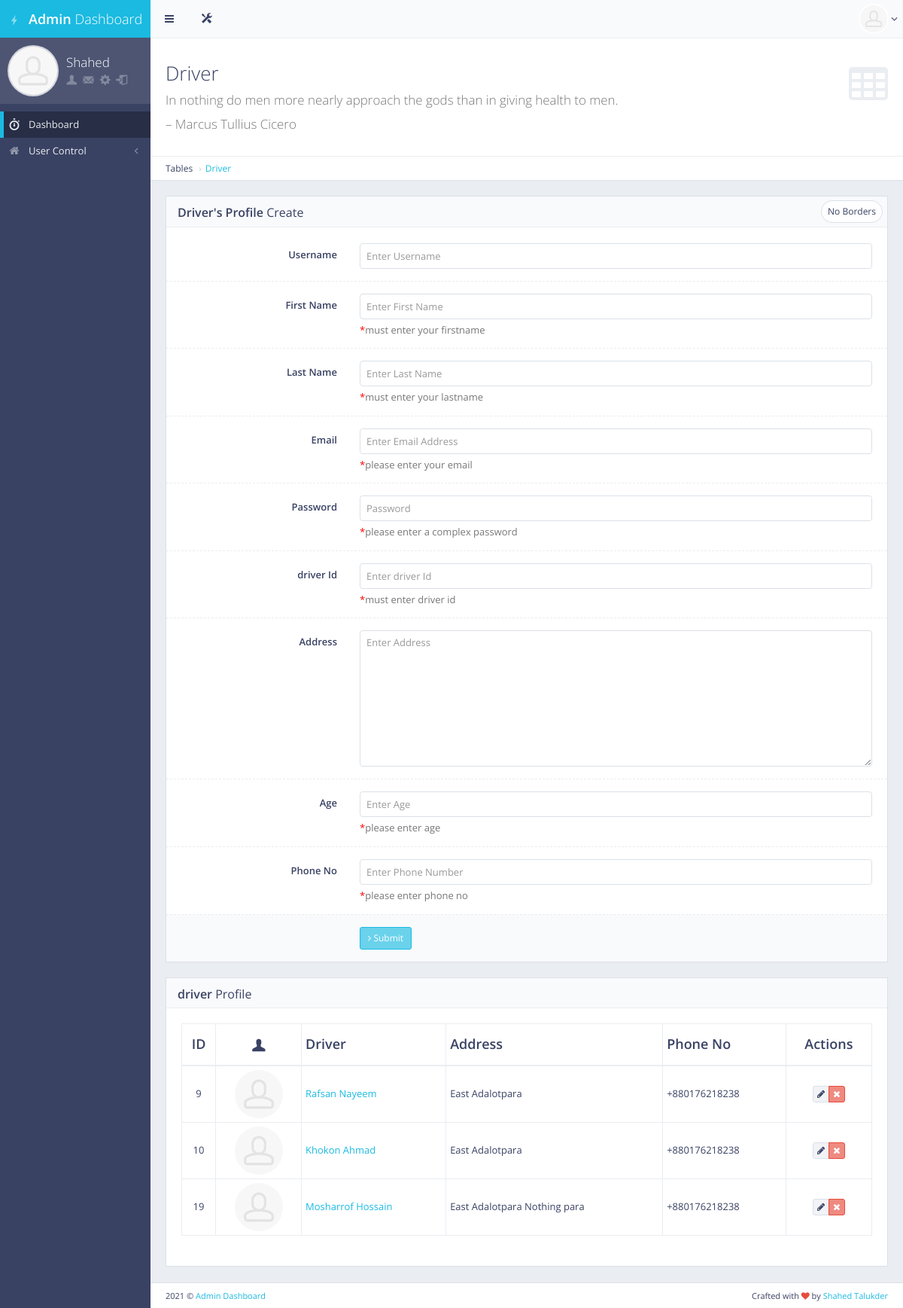
The page /cruddriver/ (signed in) on the database its author committed.
### main/models.py (models this page shows, shortened)
class User(AbstractUser):
    is_doctor = models.BooleanField(default=False)
    is_student = models.BooleanField(default=False)
    is_moderator = models.BooleanField(default=False)
    is_assistant = models.BooleanField(default=False)
    is_driver = models.BooleanField(default=False)

class Driver(models.Model):
    driver_id = models.CharField(max_length=120, blank=True, null=True, unique=True)
    user = models.OneToOneField(User, on_delete=models.CASCADE, primary_key=True, related_name="driver")
    full_name = models.CharField(max_length=200, blank=True, null=True)
    address = models.CharField(max_length=200, blank=True, null=True)
    age = models.CharField(max_length=200, blank=True, null=True)
    phone_no = models.CharField(max_length=200, blank=True, null=True)
    on_duty = models.BooleanField(default=False)
    class Meta:
        db_table = "driver_info"

### main/views.py (the view, shortened to what this page needs)
# urls.py: path('cruddriver/', views.crudDriver, name="crudDriver"),
def crudDriver(request):
    if request.user.is_authenticated and request.user.is_superuser:
        driver = Driver.objects.all()
        context = {'title':"Manage Driver", 'driver':driver}
        return render(request, 'crud_driver.html',context)
    else:
        return redirect('/')

### main/templates/crud_driver.html (shortened to what this page needs)
{%extends 'base.html'%}
{%load static%}
{%block main_content%}
<div id="page-content">
    <div class="content-header">
        <div class="header-section">
            <h1>
                <i class="fa fa-table"></i>Driver<br><small>In nothing do men more nearly approach the gods than in giving health to men.</small><br/><small>– Marcus Tullius Cicero</small>
            </h1>
        </div>
    </div>
    <ul class="breadcrumb breadcrumb-top">
        <li>Tables</li>
        <li><a href="">Driver</a></li>
    </ul>
    <div class="row">
        <div class="col-md-12">
            <div class="block">
                <div class="block-title">
                    <div class="block-options pull-right">
                        <a href="javascript:void(0)" class="btn btn-alt btn-sm btn-default toggle-bordered enable-tooltip" data-toggle="button" title="" data-original-title="Toggles .form-bordered class">No Borders</a>
                    </div>
                    <h2><strong>Driver's Profile</strong> Create</h2>
                </div>
                <form method="POST" class="form-horizontal form-bordered">
                    <div class="form-group">
                        <label class="col-md-3 control-label">Username</label>
                        <div class="col-md-9">
                            <input class="form-control" name="driverUsername" id="username" placeholder="Enter Username" />
                        </div>
                    </div>
                    <div class="form-group">
                        <label class="col-md-3 control-label" for="example-text-input">First Name</label>
                        <div class="col-md-9">
                            <input type="text" id="firstname" name="driverFirstname" class="form-control" placeholder="Enter First Name">
                            <span class="help-block"><span style="color:red">*</span>must enter your firstname</span>
                        </div>
                    </div>
                    <div class="form-group">
                        <label class="col-md-3 control-label" for="example-text-input">Last Name</label>
                        <div class="col-md-9">
                            <input type="text" id="lastname" name="driverLastname" class="form-control" placeholder="Enter Last Name">
                            <span class="help-block"><span style="color:red">*</span>must enter your lastname</span>
                        </div>
                    </div>
                    <div class="form-group">
                        <label class="col-md-3 control-label" for="example-email-input">Email</label>
                        <div class="col-md-9">
                            <input type="email" id="email" name="driverEmail" class="form-control" placeholder="Enter Email Address">
                            <span class="help-block"><span style="color:red">*</span>please enter your email</span>
                        </div>
                    </div>
                    <div class="form-group">
                        <label class="col-md-3 control-label" for="example-password-input">Password</label>
                        <div class="col-md-9">
                            <input type="password" id="password1" name="driverPassword1" class="form-control" placeholder="Password">
                            <span class="help-block"><span style="color:red">*</span>please enter a complex password</span>
                        </div>
                    </div>
                    <div class="form-group">
                        <label class="col-md-3 control-label" for="example-text-input">driver Id</label>
                        <div class="col-md-9">
                            <input type="text" id="driverId" name="driverId" class="form-control" placeholder="Enter driver Id">
                            <span class="help-block"><span style="color:red">*</span>must enter driver id</span>
                        </div>
                    </div>
                    <div class="form-group">
                        <label class="col-md-3 control-label" for="example-textarea-input">Address</label>
                        <div class="col-md-9">
                            <textarea id="address" name="driverAddress" rows="9" class="form-control" placeholder="Enter Address"></textarea>
                        </div>
                    </div>
                    <div class="form-group">
                        <label class="col-md-3 control-label" for="example-email-input">Age</label>
                        <div class="col-md-9">
                            <input type="text" id="age" name="driverAge" class="form-control" placeholder="Enter Age">
                            <span class="help-block"><span style="color:red">*</span>please enter age</span>
                        </div>
                    </div>
                    <div class="form-group">
                        <label class="col-md-3 control-label" for="example-email-input">Phone No</label>
                        <div class="col-md-9">
                            <input type="text" id="email" name="driverPhoneno" class="form-control" placeholder="Enter Phone Number">
                            <span class="help-block"><span style="color:red">*</span>please enter phone no</span>
                        </div>
                    </div>
                    <div class="form-group form-actions">
                        <div class="col-md-9 col-md-offset-3">
                            <button type="submit" class="btn btn-sm btn-primary"><i class="fa fa-angle-right"></i> Submit</button>
                        </div>
                    </div>
                </form>
            </div>
        </div>
    </div>
    <div class="block full">
        <div class="block-title">
            <h2><strong>driver</strong> Profile</h2>
        </div>
        <div class="table-responsive">
            <table id="example-datatable" class="table table-vcenter table-condensed table-bordered">
                <thead>
                    <tr>
                        <th class="text-center">ID</th>
                        <th class="text-center"><i class="gi gi-user"></i></th>
                        <th>Driver</th>
                        <th>Address</th>
                        <th>Phone No</th>
                        <th class="text-center">Actions</th>
                    </tr>
                </thead>
                <tbody>
                    {%for i in driver%}
                    <tr>
                        <td class="text-center">{{i.user.id}}</td>
                        <td class="text-center"><img src="{%static 'front/'%}img/placeholders/avatars/avatar15.jpg" alt="avatar" class="img-circle"></td>
                        <td><a href="javascript:void(0)">{{i.full_name | title}}</a></td>
                        <td>{{i.address}}</td>
                        <td><span class="text-center"> {{i.phone_no}}</span></td>
                        <td class="text-center">
                            <div class="btn-group">
                                <a href="{% url 'edit_driver' id=i.pk %}" data-toggle="tooltip" title="Edit" class="btn btn-xs btn-default"><i class="fa fa-pencil"></i></a>
                                <a href="{% url 'delete_driver' id=i.pk %}" data-toggle="tooltip" title="Delete" class="btn btn-xs btn-danger"><i class="fa fa-times"></i></a>
                            </div>
                        </td>
                    </tr>
                    {%endfor%}
                </tbody>
            </table>
        </div>
    </div>
</div>
{%endblock main_content%}

### main/templates/base.html (shortened to what this page needs)
<!DOCTYPE html> {%load static%}
<html class="no-js" lang="en">
<head>
    <link rel="stylesheet" href="{% static 'front/' %}css/bootstrap.min.css">
    <link rel="stylesheet" href="{% static 'front/' %}css/plugins.css">
    <link rel="stylesheet" href="{% static 'front/' %}css/main.css">
    <link rel="stylesheet" href="{% static 'front/' %}css/themes.css">
</head>
<body>
    <div id="page-wrapper">
        <div id="page-container" class="sidebar-partial sidebar-visible-lg sidebar-no-animations">
            <div id="sidebar">
                <div id="sidebar-scroll">
                    <div class="sidebar-content">
                        <a href="{%url 'home'%}" class="sidebar-brand">
                            {%if user.is_superuser%}
                                <i class="gi gi-flash"></i><span class="sidebar-nav-mini-hide"><strong>Admin </strong>Dashboard</span>
                            {%elif user.is_doctor%}
                                <i class="gi gi-flash"></i><span class="sidebar-nav-mini-hide"><strong>Dr. </strong>Dashboard</span>
                            {%elif user.is_assistant%}
                                <i class="gi gi-flash"></i><span class="sidebar-nav-mini-hide"><strong>Assist. </strong>Dashboard</span>
                            {%elif user.is_nurse%}
                                <i class="gi gi-flash"></i><span class="sidebar-nav-mini-hide"><strong>Nurse. </strong>Dashboard</span>
                            {%endif%}
                        </a>
                        <div class="sidebar-section sidebar-user clearfix sidebar-nav-mini-hide">
                            <div class="sidebar-user-avatar">
                                <a href="{%url 'user_profile'%}">
                                    <img src="{% static 'front/' %}img/placeholders/avatars/avatar2.jpg" alt="avatar">
                                </a>
                            </div>
                            <div class="sidebar-user-name">{{user.first_name | title}}</div>
                            <div class="sidebar-user-links">
                                <a href="{%url 'user_profile'%}" data-toggle="tooltip" data-placement="bottom" title="Profile"><i class="gi gi-user"></i></a>
                                <a href="{%url 'home'%}" data-toggle="tooltip" data-placement="bottom" title="Report"><i class="gi gi-envelope"></i></a>
                                <a href="{%url 'home'%}" class="enable-tooltip" data-placement="bottom" title="Edit Profile"><i class="gi gi-cogwheel"></i></a>
                                <a href="{%url 'mylogout'%}" data-toggle="tooltip" data-placement="bottom" title="Logout"><i class="gi gi-exit"></i></a>
                            </div>
                        </div>
                        <ul class="sidebar-nav">
                            <li>
                                <a href="{%url 'home'%}" class=" active"><i class="gi gi-stopwatch sidebar-nav-icon"></i><span class="sidebar-nav-mini-hide">Dashboard</span></a>
                            </li>
                            <li>
                                {%if user.is_superuser%}
                                <a href="#" class="sidebar-nav-menu"><i class="fa fa-angle-left sidebar-nav-indicator sidebar-nav-mini-hide"></i><i class="fa fa-home sidebar-nav-icon"></i><span class="sidebar-nav-mini-hide">User Control</span></a>
                                {%endif%}
                            </li>
                        </ul>
                    </div>
                </div>
            </div>
            <div id="main-container">
                <header class="navbar navbar-default">
                    <ul class="nav navbar-nav-custom">
                        <li>
                            <a href="javascript:void(0)" onclick="App.sidebar('toggle-sidebar');this.blur();">
                                <i class="fa fa-bars fa-fw"></i>
                            </a>
                        </li>
                        <li class="dropdown">
                            <a href="javascript:void(0)" class="dropdown-toggle" data-toggle="dropdown">
                                <i class="gi gi-settings"></i>
                            </a>
                        </li>
                    </ul>
                    <ul class="nav navbar-nav-custom pull-right">
                        <li class="dropdown">
                            <a href="javascript:void(0)" class="dropdown-toggle" data-toggle="dropdown">
                                <img src="{% static 'front/' %}img/placeholders/avatars/avatar2.jpg" alt="avatar"> <i class="fa fa-angle-down"></i>
                            </a>
                        </li>
                    </ul>
                </header>
                {%block main_content%}{%endblock main_content%}
                <footer class="clearfix">
                    <div class="pull-right">
                        Crafted with <i class="fa fa-heart text-danger"></i> by <a href="http://facebook.com/shahed.talukder32" target="_blank">Shahed Talukder</a>
                    </div>
                    <div class="pull-left">
                        <span><script>document.write(new Date().getFullYear())</script></span> &copy; <a href="#" target="_blank">Admin Dashboard</a>
                    </div>
                </footer>
            </div>
        </div>
    </div>
</body>
</html>

### rows shown on the page
User: first_name "Shahed"
Driver: user.id "9", full_name "Rafsan Nayeem", address "East Adalotpara", phone_no "+880176218238"
Driver: user.id "10", full_name "Khokon Ahmad", address "East Adalotpara", phone_no "+880176218238"
Driver: user.id "19", full_name "Mosharrof Hossain", address "East Adalotpara Nothing para", phone_no "+880176218238"
